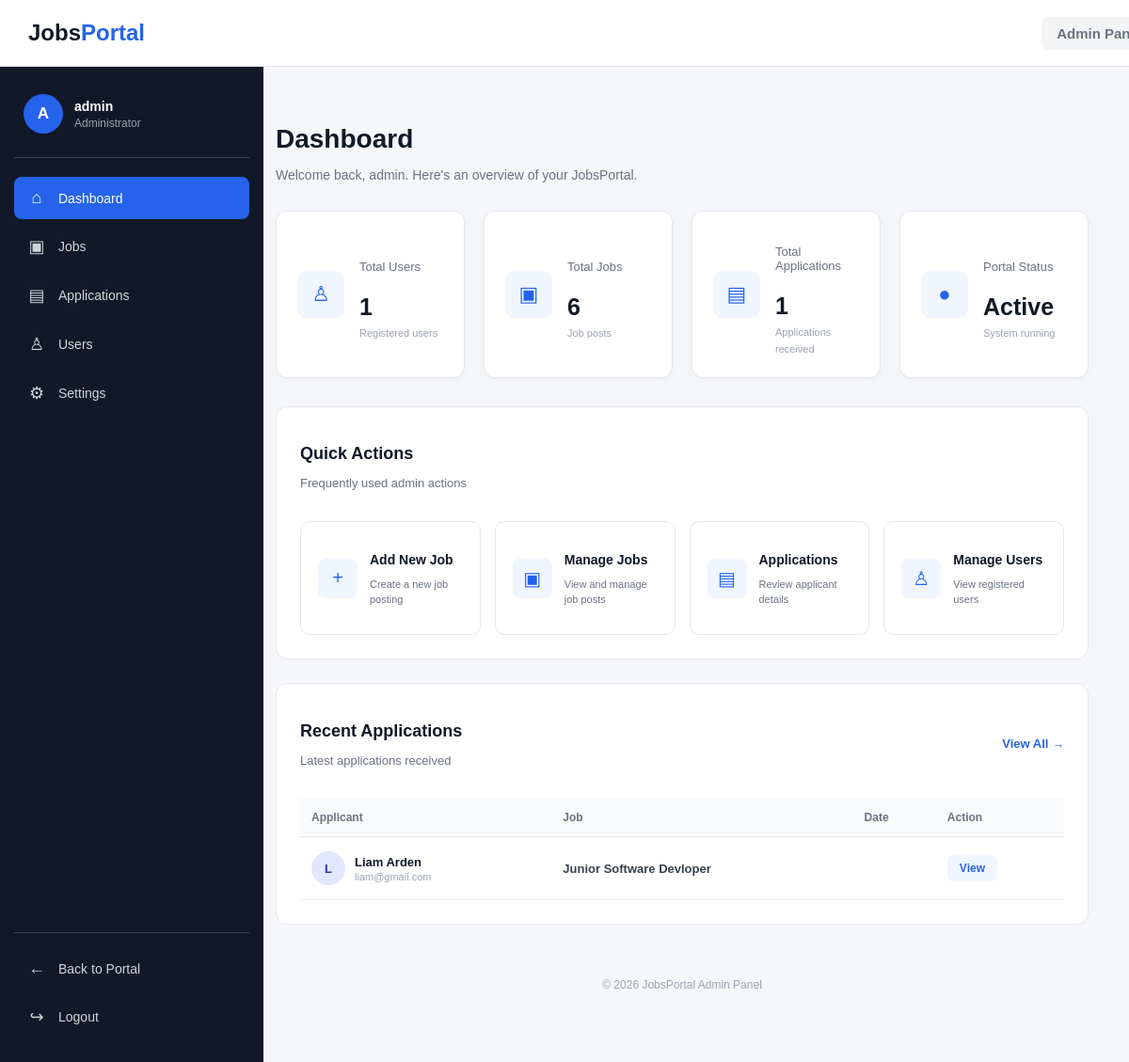
/admin-dashboard (signed in), run on an earlier commit of the app's database.
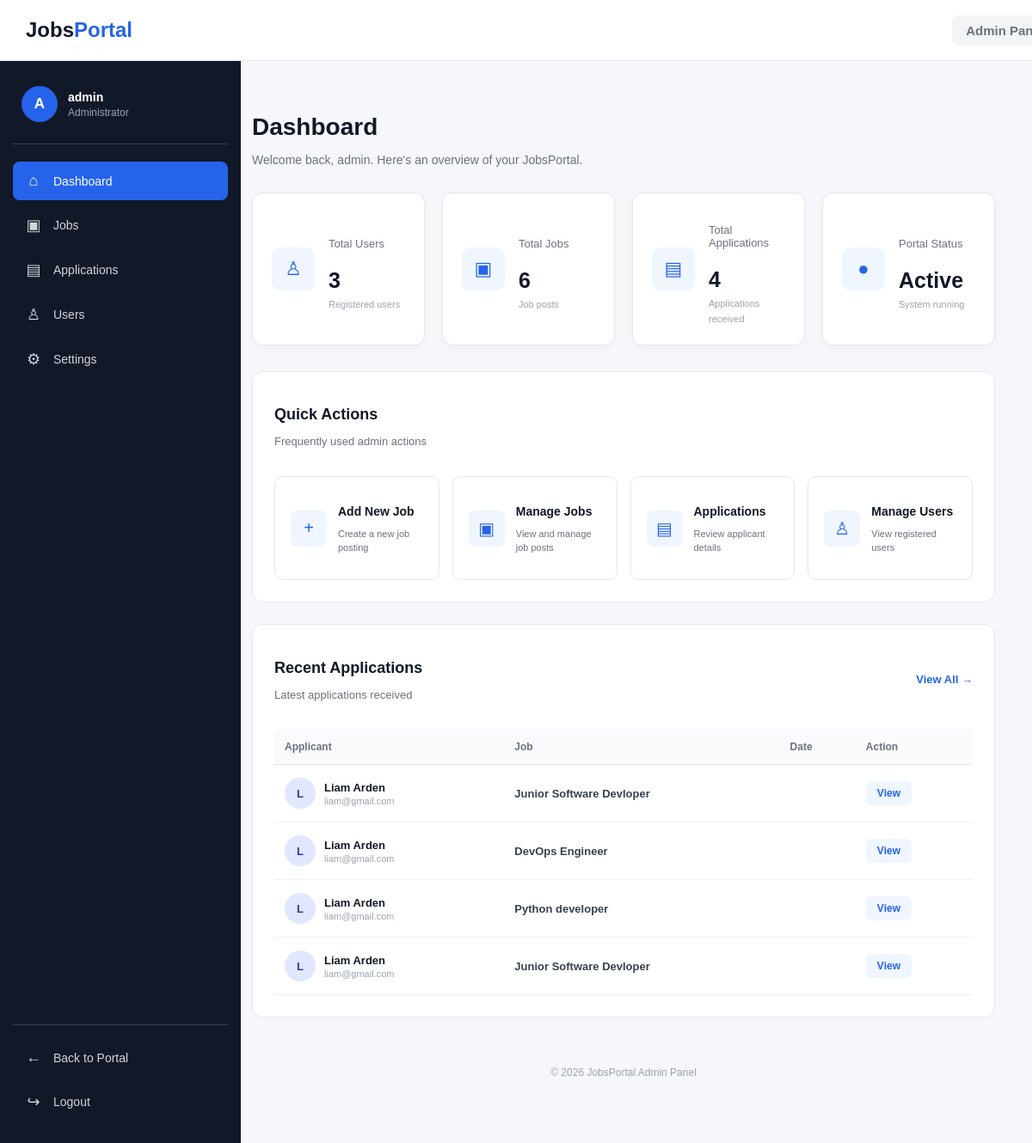
And on a later commit of the database.
### jobs/models.py (models this page shows, shortened)
class Applications(models.Model):
    job=models.ForeignKey(Jobs,on_delete=models.CASCADE)
    user=models.ForeignKey(User,on_delete=models.CASCADE)
    resume=models.FileField(blank=True,upload_to='resume')
    date=models.DateField(auto_now_add=True)

class Jobs(models.Model):
    title=models.CharField(max_length=100)
    sector=models.ForeignKey(Sectors,on_delete=models.CASCADE)
    company=models.ForeignKey(Company,on_delete=models.CASCADE)
    location=models.CharField(max_length=50)
    description=models.TextField()
    salary=models.CharField(max_length=50)
    post_date=models.DateField(auto_now_add=True)
    slug=models.SlugField(blank=True)
    is_active=models.BooleanField(default=True)
    end_date=models.DateField()

### jobs/views.py (the view)
    def wrapper(request,*args,**kwargs):
        if request.user.is_superuser:
            return fun(request,*args,**kwargs)
        else:
            messages.error(request,"Permission denied!")
            return redirect("all_jobs")

### jobs/context_processors.py (called while the page is built)
def allSectors(request):
    all_sectors=Sectors.objects.all()
    return dict(sectors=all_sectors)

### jobs/views.py (called while the page is built, shortened)
def admin_permission(fun):
    def wrapper(request,*args,**kwargs):
        if request.user.is_superuser:
            return fun(request,*args,**kwargs)
        else:
            messages.error(request,"Permission denied!")
            return redirect("all_jobs")
    return wrapper

@admin_permission
def adminDashboard(request,sector=None):
    if not request.user.is_superuser:
        return redirect("user_dashboard")
    data={
    "total_users":User.objects.filter(is_superuser=False).count(),
    "total_jobs":Jobs.objects.count(),
    "total_applications":Applications.objects.count(),
    }
    applications=Applications.objects.all()
    search = request.GET.get("search")
    if sector:
        job=Jobs.objects.filter(sector__id=sector,is_active=True)
    else:
        job=Jobs.objects.filter(is_active=True)
    return render(request,"admin-dashboard.html",{'data':data,"applications":applications,"search":search,"job":job})

### templates/admin-dashboard.html (shortened to what this page needs)
{% load static %}
<!DOCTYPE html>
<html lang="en">
<head>
    <link rel="stylesheet" href="{% static 'css/admin.css' %}">
</head>
<body>
    <header class="top-navbar">
        <div class="portal-logo">
            <a href="{% url 'home' %}">
                Jobs<span>Portal</span>
            </a>
        </div>
        <div class="admin-panel-title">
            <span>Admin Panel</span>
        </div>
    </header>
    <div class="admin-layout">
        <aside class="sidebar">
            <div class="sidebar-header">
                <div class="admin-avatar">
                    {{ user.username|first|upper }}
                </div>
                <div class="admin-info">
                    <strong>{{ user.username }}</strong>
                    <small>Administrator</small>
                </div>
            </div>
            <nav class="sidebar-nav">
                <a href="{% url 'admin_dashboard' %}" class="nav-item active">
                    <span class="nav-icon">⌂</span>
                    <span>Dashboard</span>
                </a>
                <a href="{% url 'admin_job' %}" class="nav-item">
                    <span class="nav-icon">▣</span>
                    <span>Jobs</span>
                </a>
                <a href="#" class="nav-item">
                    <span class="nav-icon">▤</span>
                    <span>Applications</span>
                </a>
                <a href="{% url 'view_users' %}" class="nav-item">
                    <span class="nav-icon">♙</span>
                    <span>Users</span>
                </a>
                <a href="#" class="nav-item">
                    <span class="nav-icon">⚙</span>
                    <span>Settings</span>
                </a>
            </nav>
            <div class="sidebar-bottom">
                <a href="#" class="nav-item">
                    <span class="nav-icon">←</span>
                    <span>Back to Portal</span>
                </a>
                <a href="{% url 'logout' %}" class="nav-item logout-item">
                    <span class="nav-icon">↪</span>
                    <span>Logout</span>
                </a>
            </div>
        </aside>
        <main class="main-content">
            <div class="page-header">
                <div>
                    <h1>Dashboard</h1>
                    <p>
                        Welcome back, {{ user.username }}.
                        Here's an overview of your JobsPortal.
                    </p>
                </div>
            </div>
            <section class="stats-grid">
                <a href="{% url 'view_users' %}" class="stat-card">
                    <div class="stat-icon users-icon">
                        ♙
                    </div>
                    <div class="stat-info">
                        <p>Total Users</p>
                        <h2>{{ data.total_users }}</h2>
                        <span>Registered users</span>
                    </div>
                </a>
                <a href="{% url 'admin_job' %}" class="stat-card">
                    <div class="stat-icon jobs-icon">
                        ▣
                    </div>
                    <div class="stat-info">
                        <p>Total Jobs</p>
                        <h2>{{ data.total_jobs }}</h2>
                        <span>Job posts</span>
                    </div>
                </a>
                <a href="#" class="stat-card">
                    <div class="stat-icon applications-icon">
                        ▤
                    </div>
                    <div class="stat-info">
                        <p>Total Applications</p>
                        <h2>{{ data.total_applications }}</h2>
                        <span>Applications received</span>
                    </div>
                </a>
                <div class="stat-card">
                    <div class="stat-icon active-icon">
                        ●
                    </div>
                    <div class="stat-info">
                        <p>Portal Status</p>
                        <h2>Active</h2>
                        <span>System running</span>
                    </div>
                </div>
            </section>
            <section class="content-section">
                <div class="section-header">
                    <div>
                        <h2>Quick Actions</h2>
                        <p>Frequently used admin actions</p>
                    </div>
                </div>
                <div class="quick-actions">
                    <a href="{% url 'add_jobs' %}" class="action-card">
                        <div class="action-icon">
                            +
                        </div>
                        <div>
                            <h3>Add New Job</h3>
                            <p>Create a new job posting</p>
                        </div>
                    </a>
                    <a href="{% url 'admin_job' %}" class="action-card">
                        <div class="action-icon">
                            ▣
                        </div>
                        <div>
                            <h3>Manage Jobs</h3>
                            <p>View and manage job posts</p>
                        </div>
                    </a>
                    <a href="#" class="action-card">
                        <div class="action-icon">
                            ▤
                        </div>
                        <div>
                            <h3>Applications</h3>
                            <p>Review applicant details</p>
                        </div>
                    </a>
                    <a href="{% url 'view_users' %}" class="action-card">
                        <div class="action-icon">
                            ♙
                        </div>
                        <div>
                            <h3>Manage Users</h3>
                            <p>View registered users</p>
                        </div>
                    </a>
                </div>
            </section>
            <section class="content-section">
                <div class="section-header">
                    <div>
                        <h2>Recent Applications</h2>
                        <p>Latest applications received</p>
                    </div>
                    <a href="#" class="view-all">
                        View All →
                    </a>
                </div>
                <div class="applications-table-wrapper">
                    <table class="applications-table">
                        <thead>
                            <tr>
                                <th>Applicant</th>
                                <th>Job</th>
                                <th>Date</th>
                                <th>Action</th>
                            </tr>
                        </thead>
                        <tbody>
                            {% for d in applications %}
                            <tr>
                                <td>
                                    <div class="applicant">
                                        <div class="applicant-avatar">
                                            {{ d.user.first_name|first|upper }}
                                        </div>
                                        <div>
                                            <strong>
                                                {{ d.user.first_name }}
                                                {{ d.user.last_name }}
                                            </strong>
                                            <small>
                                                {{ d.user.username }}
                                            </small>
                                        </div>
                                    </div>
                                </td>
                                <td>
                                    <strong>{{ d.job.title }}</strong>
                                </td>
                                <td>
                                </td>
                                <td>
                                    <a
                                        href="{% url 'application_details' d.id %}"
                                        class="details-btn">
                                        View
                                    </a>
                                </td>
                            </tr>
                            {% empty %}
                            <tr>
                                <td colspan="4" class="empty-state">
                                    No applications found.
                                </td>
                            </tr>
                            {% endfor %}
                        </tbody>
                    </table>
                </div>
            </section>
            <footer class="admin-footer">
                <p>
                    © 2026 JobsPortal Admin Panel
                </p>
            </footer>
        </main>
    </div>
</body>
</html>

What changed in the data, as far as the page shows it:
added Applications: user.first_name|first "L", user.first_name "Liam", user.last_name "Arden", user.username "liam@gmail.com", job "DevOps Engineer"
added Applications: user.first_name|first "L", user.first_name "Liam", user.last_name "Arden", user.username "liam@gmail.com", job "Python developer"
added Applications: user.first_name|first "L", user.first_name "Liam", user.last_name "Arden", user.username "liam@gmail.com", job "Junior Software Devloper"
Also different on the page:
{{ data.total_users }}: "1" → "3"
{{ data.total_applications }}: "1" → "4"
